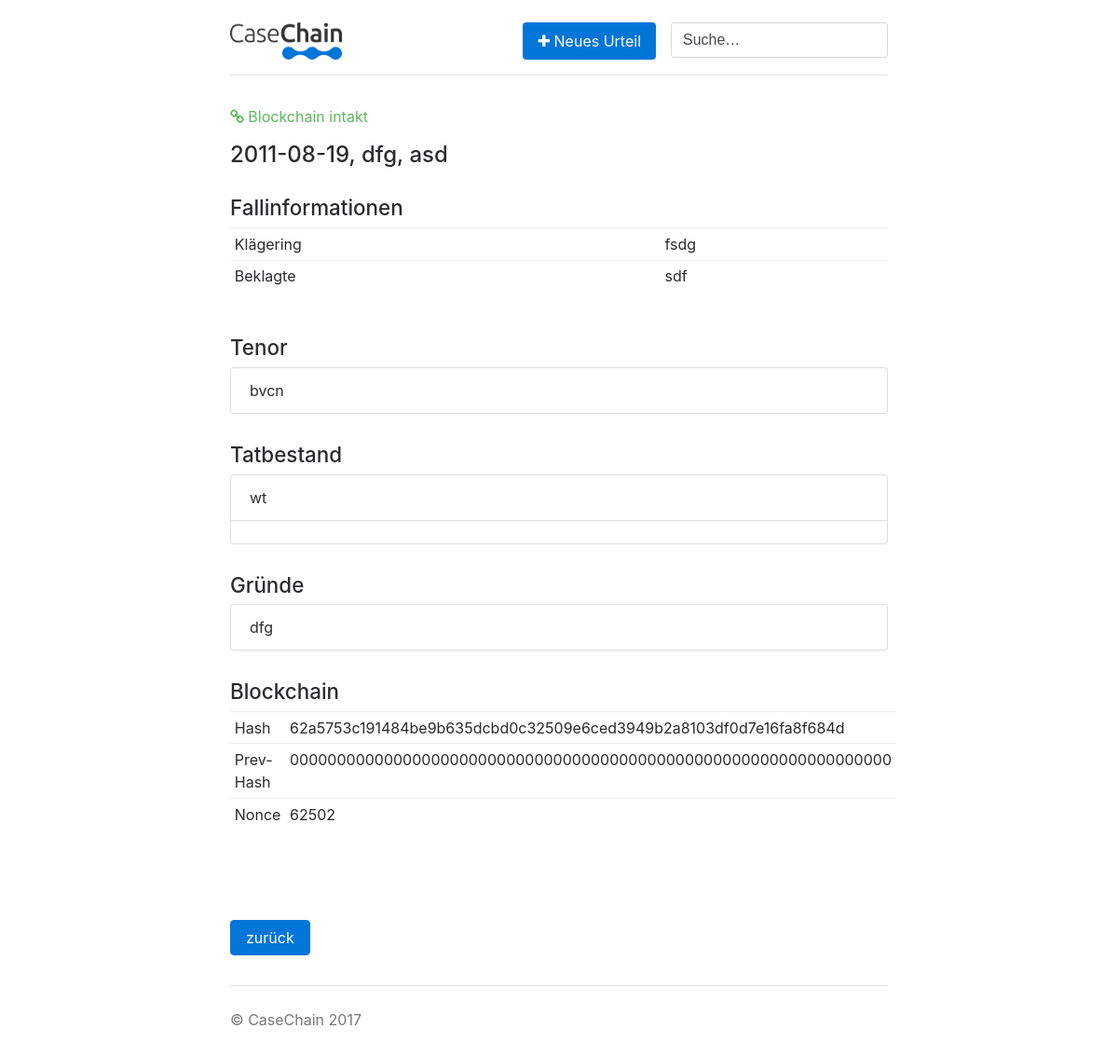
The page /test/9/ on the database its author committed.
### main/models.py (models this page shows)
class Case(models.Model):
    date = models.CharField(max_length=20)
    court = models.CharField(max_length=100)
    plaintiff = models.CharField(max_length=100)
    defendant = models.CharField(max_length=100)
    hashValue=models.CharField(max_length=100)
    prevHashValue=models.CharField(max_length=100)
    caseFile=models.CharField(max_length=100)
    nonce=models.CharField(max_length=5)

class Verdict(models.Model):
    verdict_types = (
        ('in', 'intermediate'),
        ('end', 'end'),
    )
    verdict_type=models.CharField(max_length=20,choices=verdict_types)
    text=models.CharField(max_length=1000)
    case=models.ForeignKey('Case')

class Fact(models.Model):
    fact=models.CharField(max_length=1000)
    statementOfFacts=models.ForeignKey('StatementOfFacts')

class View(models.Model):
    viewer_types = (
        ('pl', 'plaintiff'),
        ('df', 'defendant'),
    )
    viewer=models.CharField(max_length=20,choices=viewer_types)
    view=models.CharField(max_length=1000)
    statementOfFacts=models.ForeignKey('StatementOfFacts')

### main/views.py (the view)
# urls.py: url(r'^([0-9]+)/$', mainView.viewCase),
    def viewCase(self,request,case_id=None):
        case = models.Case.objects.get(id=case_id)
        intVerdictList = models.Verdict.objects.filter(case_id=case_id,verdict_type='in')
        endVerdict=models.Verdict.objects.get(case_id=case_id,verdict_type="end")
        statementOfFactsId = models.StatementOfFacts.objects.get(case_id=case_id).id
        factList = models.Fact.objects.filter(statementOfFacts_id=statementOfFactsId)
        viewList = models.View.objects.filter(statementOfFacts_id=statementOfFactsId)
        consensusList = models.Consenus.objects.filter(statementOfFacts_id=statementOfFactsId)
        isChainHealthy = self.__checkCase(case.id)
        return render(request,'main/item.html',{
            'case': case,
            'intVerdicts': intVerdictList,
            'endVerdict':endVerdict,
            'consensusList': consensusList,
            'views': viewList,
            'facts': factList,
            'isChainHealthy': isChainHealthy
        })

### main/hash.py (called while the page is built)
def calculateHash (case_id):
    case = models.Case.objects.get(id=case_id)
    hash = hashlib.sha256()
    hash.update(bytes(caseToString(case), "utf-8"))
    return hash.hexdigest()

def caseToString (case):
    case_as_string = repr(case.date) + repr(case.court) + repr(case.plaintiff) + repr(case.defendant) + repr(case.nonce) + repr(case.prevHashValue) + repr(case.caseFile) \
                     + factsToString(case) + consensusesToString(case) + viewsToString(case) \
                     + verdictsToString(case)
    with open('withid.txt'+repr(case.court),'w') as f:
        f.write(case_as_string)
    return case_as_string

def factsToString (case):
    sof = StatementOfFacts.objects.get(case=case.id)
    facts = Fact.objects.filter(statementOfFacts=sof.id)
    fact_string = ""
    for fact in facts:
        fact_string= fact_string + fact.fact +'\n'
    return fact_string

def consensusesToString (case):
    sof = StatementOfFacts.objects.get(case=case.id)
    consensuses = Consenus.objects.filter(statementOfFacts=sof.id)
    consensus_string = ""
    for consensus in consensuses:
        consensus_string= consensus_string + consensus.opinion +'\n'
    return consensus_string

def viewsToString (case):
    sof = StatementOfFacts.objects.get(case=case.id)
    views = View.objects.filter(statementOfFacts=sof.id)
    view_string = ""
    for view in views:
        view_string = view_string+view.viewer + view.view +'\n'
    return view_string

def verdictsToString (case):
    verdicts = Verdict.objects.filter(case=case.id)
    verdict_string = ""
    for verdict in verdicts:
        if verdict.verdict_type == "intermediate":
            verdict_string = verdict_string + verdict.text +'\n'
        else:
            end = verdict.text
    verdict_string = verdict_string + end
    return verdict_string

### main/views.py (called while the page is built)
    def __checkCase(self,case_id):
        caseObj=Case.objects.get(id=case_id)
        if caseObj.hashValue != hash.calculateHash(case_id):
            return False
        cases=list(Case.objects.filter(id__lt=case_id))
        for case in cases:
            print(case.id)
            if case.hashValue != hash.calculateHash(case.id):
                print(case.hashValue)
                print(hash.calculateHash(case_id))
                return False
        return True

### main/templates/main/item.html
{% extends "main/base.html" %}
{% load static %}
{% block content %}
<div class="col-sm-12">
	{% if isChainHealthy == True %}
	<p class="text-success"><i class="fa fa-chain"></i> Blockchain intakt</p>
	{% else %}
	<p class="text-danger"><i class="fa fa-chain-broken"></i> Blockchain
															  korrumpiert
	</p>
	{% endif %}
	<h1 class="margin-bottom-2">
		{{ case.date }}, {{ case.court }}, {{ case.caseFile }}
	</h1>
	<section class="margin-bottom-2">
		<h2>Fallinformationen</h2>
		<table class="table table-sm margin-bottom-3">
			<tr>
				<td>Klägering</td>
				<td>{{ case.plaintiff }}</td>
			</tr>
			<tr>
				<td>Beklagte</td>
				<td>{{ case.defendant }}</td>
			</tr>
		</table>
	</section>
	<section class="margin-bottom-2">
		<h2>Tenor</h2>
		<ul class="list-group">
			<li class="list-group-item">{{ endVerdict.text }}
			</li>
		</ul>
	</section>
	<section class="margin-bottom-2">
		<h2>Tatbestand</h2>
		<ul class="list-group">
			{% for fact in facts %}
				<li class="list-group-item">{{ fact.fact }}</li>
			{% endfor %}
		</ul>
	</section>
	<section class="margin-bottom-2">
		<h2>Gründe</h2>
		<ul class="list-group">
			{% for view in views %}
				{% if view.viewer == "pl" %}
					<li class="list-group-item">{{ view.view }}</li>
				{% endif %}
			{% endfor %}
		</ul>
	</section>
	<section class="margin-bottom-2">
		<h2>Blockchain</h2>
		<table class="table table-sm margin-bottom-4">
			<tr>
				<td>Hash</td>
				<td>{{ case.hashValue }}</td>
			</tr>
			<tr>
				<td>Prev-Hash</td>
				<td>{{ case.prevHashValue }}</td>
			</tr>
			<tr>
				<td>Nonce</td>
				<td>{{ case.nonce }}</td>
			</tr>
		</table>
	</section>
</div>
<div class="col-sm-12 margin-top-2 margin-bottom-2">
	<a href="/test" class="btn btn-primary">zurück</a>
</div>
{% endblock content %}

### main/templates/main/base.html (shortened to what this page needs)
{% load static %}
<!DOCTYPE html>
<html lang="en">
<head>
	<link href="{% static  "main/css/application.css" %}" rel="stylesheet">
	<link rel="stylesheet" href="{% static  "main/css/font-awesome.min.css" %}">
</head>
<body>
<div class="container">
	<div class="header clearfix">
		<nav>
			<ul class="nav nav-pills float-right">
				<li class="nav-item">
					<a class="nav-link active" href="/test/add"><i class="fa fa-plus"></i> Neues Urteil</a>
				</li>
				<li class="nav-item padding-left">
					<form class="bd-search hidden-sm-down">
						<input class="form-control" type="search" value="Suche…" id="example-search-input">
					</form>
				</li>
			</ul>
		</nav>
		<img class="logo" src="{% static  "main/img/casechain_logo.png" %}" />
	</div>
	<div class="row">
		{% block content %}{% endblock %}
	</div>
	<footer class="footer">
		<p>© CaseChain 2017</p>
	</footer>
</div>
</body>
</html>

### rows shown on the page
Case: date "2011-08-19", court "dfg", caseFile "asd", plaintiff "fsdg", defendant "sdf", hashValue "62a5753c191484be9b635dcbd0c32509e6ced3949b2a8103df0d7e16fa8f684d", prevHashValue "0000000000000000000000000000000000000000000000000000000000000000", nonce "62502"
Verdict: text "bvcn"
Fact: fact "wt"
View: view "dfg"
